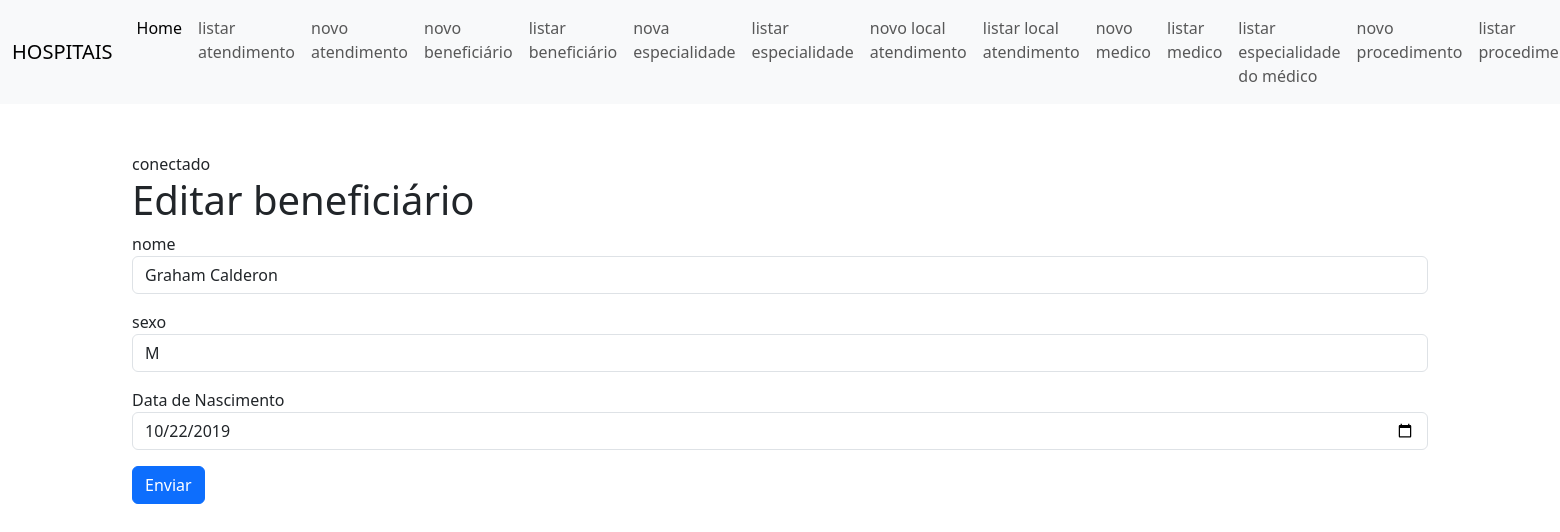
The page /?page=editar-beneficiario&id=1 on the database its author committed.
### CRUD/Beneficiario/editar-beneficiario.php (the view, shortened to what this page needs)
<h1>Editar beneficiário</h1>
<?php
  $sql = "SELECT * FROM Beneficiário where id=".$_REQUEST["id"];
  $res = $conn->query($sql);
  $row = $res->fetch_object();
?>
<form action="?page=salvar-beneficiario" method="POST">
  <div class="mb-3">
    <label>nome</label>
    <input type="text" class="form-control" value="<?php print $row->nome; ?>" name="nome">
  </div>
  <div class="mb-3">
    <label>sexo</label>
    <input type="text" name="sexo" maxlength="1" value="<?php print $row->sexo; ?>" class="form-control">
  </div>
  <div class="mb-3">
    <label>Data de Nascimento</label>
    <input type="date" name="data_nasc" value="<?php print $row->data_nasc; ?>" class="form-control">
  </div>
  <div class="mb-3">
    <button class="btn btn-primary">Enviar</button>
  </div>
</form>

### rows shown on the page
beneficiário: nome "Graham Calderon", sexo "M", data_nasc "10/22/2019"
